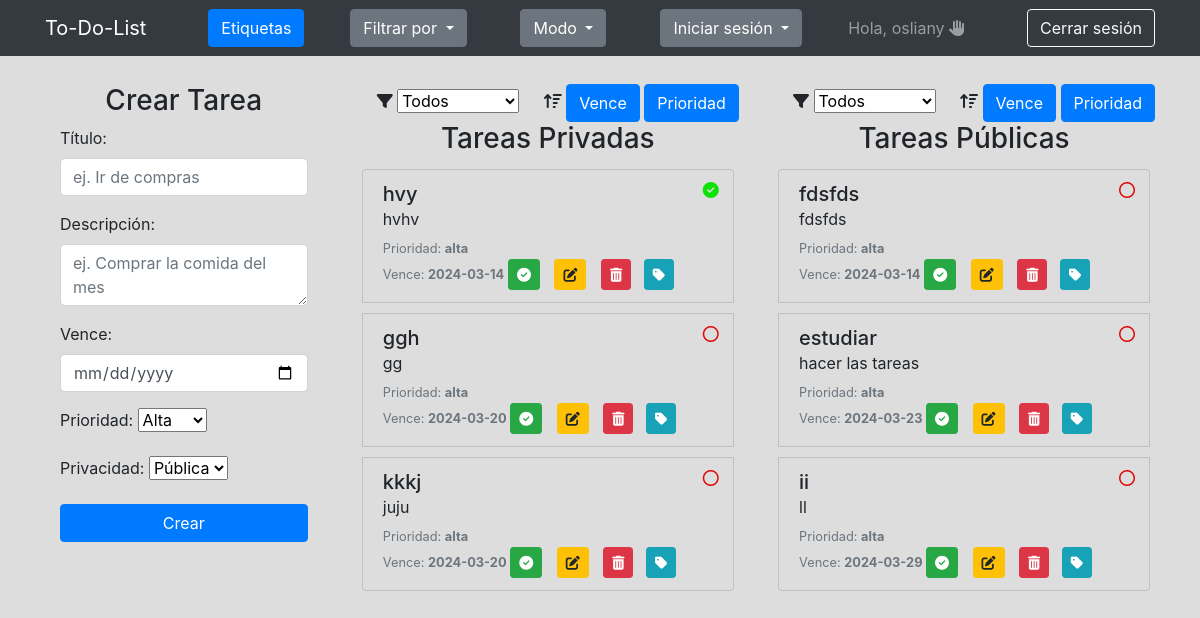
Screenshot of /tasks/list (signed in) with the database file from the repository.
### app/models.py (models this page shows, shortened)
class Task(models.Model):
    titulo = models.CharField(max_length = 30)
    descripcion = models.TextField()
    prioridad = models.CharField(max_length = 10)
    estado = models.BooleanField(default = False)
    is_public = models.BooleanField(default = False)
    vence = models.DateField(null = True)
    created = models.DateTimeField(auto_now_add=True)
    autor = models.ForeignKey(User, on_delete = models.CASCADE)

### app/views.py (the view, shortened to what this page needs)
# urls.py: path("list", views.list, name = "list"),
@login_required
def list(request):
    if request.method == 'GET':
        tags = Tag.objects.all()
        public = Task.objects.filter(is_public = True)
        private = Task.objects.filter(autor = request.user, is_public = False)
        tag_serializer = TagSerializer(tags, many=True)
        public_serializer = TaskSerializer(public, many=True)
        private_serializer = TaskSerializer(private, many=True)
        context = {
            "public" : public_serializer.data,
            "private" : private_serializer.data,
            "tags" : tag_serializer.data,
        }
        return render(request, "app/index.html", context)

### app/templates/app/index.html (shortened to what this page needs)
<!DOCTYPE html>
<html lang="es">
<head>
    {% load static %}
    <link href="{% static 'app/bootstrap-4.3.1-dist/css/bootstrap.min.css' %}" rel="stylesheet">
    <link rel="stylesheet" href="{% static 'app/css/style6.css' %}">
    <link rel="stylesheet" href="{% static 'app/font-awesome/css/all.css' %}">
</head>
<body>
    <nav class="navbar navbar-dark bg-dark">
        <div class="container">
          <a class="navbar-brand" href={% url "list" %} >To-Do-List</a>
          <a class="btn btn-primary" href={% url "tags-list" %} >Etiquetas</a>
          <div class="dropdown">
            <button class="btn btn-secondary dropdown-toggle mr-2" type="button" id="dropdownOptionsButton" data-toggle="dropdown" aria-haspopup="true" aria-expanded="false">
              Filtrar por
            </button>
          </div>
          <div class="dropdown mr-2">
            <button class="btn btn-secondary dropdown-toggle" type="button" id="dropdownThemeButton" data-toggle="dropdown" aria-haspopup="true" aria-expanded="false">
              Modo
            </button>
          </div>
          <div class="dropdown">
            <button class="btn btn-secondary dropdown-toggle" type="button" id="dropdownMenuButton" data-toggle="dropdown" aria-haspopup="true" aria-expanded="false">
              Iniciar sesión
            </button>
          </div>
          {% if user.is_authenticated %}
          <span class="navbar-text mr-3">Hola, {{ user.username }} <i id="saludo" class="fas fa-hand-paper"></i></span>
          <a href={% url 'exit' %} class="btn btn-outline-light">Cerrar sesión</a>
          {% endif %}
        </div>
    </nav>
    <main class="container mt-4" id="main">
        <div class="col-md-3" id="menu">
            <form id="taskForm">
                <h3 id="titulo_menu" class="text-xl-center">Crear Tarea</h3>
                <div class="mb-3">
                    <label for="titleInput" class="form-label">Título:</label>
                    <input placeholder="ej. Ir de compras" type="text" class="form-control text-box" id="titleInput" required name="titulo">
                </div>
                <div class="mb-3">
                    <label for="descriptionInput" class="form-label">Descripción:</label>
                    <textarea placeholder="ej. Comprar la comida del mes" class="form-control text-box" id="descriptionInput" required name="descripcion"></textarea>
                </div>
                <div class="mb-3">
                    <label type="date" for="dueDateInput" class="form-label">Vence:</label>
                    <input type="date" class="form-control text-box" id="dueDateInput" required name="vence">
                </div>
                <div class="mb-3">
                    <label for="priorityInput" class="form-label">Prioridad:</label>
                    <select class="form-select text-box" id="priorityInput" required name="prioridad">
                        <option value="alta">Alta</option>
                    </select>
                </div>
                <div class="mb-3">
                    <label for="isPublicInput" class="form-label">Privacidad:</label>
                    <select class="form-select text-box" id="isPublicInput" required name="is_public">
                        <option value=True>Pública</option>
                    </select>
                </div>
            </form>
            <button onclick="enviar()" class="btn btn-primary w-100" id="btn_cambiante">Crear</button>
        </div>
        <div id="tareas">
            <div id="filtros">
                <div id="show" class="filtro-item">
                    <label for="filterSelect">
                        <i class="fas fa-filter"></i>
                    </label>
                    <select id="filterSelect">
                        <option value="todos">Todos</option>
                    </select>
                </div>
                <div id="sort" class="filtro-item">
                    <i class="fas fa-sort-amount-up"></i>
                    <button data-toggle="tooltip" title="ordena por fecha de vencimiento" type="button" class="btn btn-primary" id="sortByDueDateBtn">Vence</button>
                    <button data-toggle="tooltip" title="ordena por prioridad" type="button" class="btn btn-primary" id="sortByPriorityBtn">Prioridad</button>
                </div>
            </div>
            <h3 class="centrar">Tareas Privadas</h3>
            <div id="taskList" class="list-group">
                {% for i in private %}
                <div class="list-group-item" data-titulo="{{i.titulo}}" data-descripcion="{{i.descripcion}}" data-due-date="{{ i.vence }}" data-priority="{{ i.prioridad }}" data-completed="{{i.estado}}"
                    data-id="{{ i.id }}">
                    <h5 class="mb-1 title-list inline">{{ i.titulo }}</h5>
                    {% if i.estado %}
                    <i class="fas fa-check-circle completed"></i>
                    {% else %}
                    <i class="far fa-circle no-completed"></i>
                    {% endif %}
                    <p class="mb-1">{{ i.descripcion }}</p>
                    <small class="text-muted">Prioridad: <b>{{ i.prioridad }}</b> </small>
                    <br>
                    <small class="text-muted">Vence: <b>{{ i.vence }}</b> </small>
                    <button onclick="completar({{i.id}})" class="btn btn-sm btn-success float-end complete-btn"><i
                            class="fas fa-check-circle"></i></button>
                    <button type="button" onclick="actualizar({{i.id}})" class="margen btn btn-sm btn-warning float-end edit-btn"><i
                        class="fas fa-edit"></i></button>
                    <button onclick="eliminar({{i.id}})" class="btn btn-sm btn-danger float-end delete-btn"><i
                        class="fas fa-trash-alt"></i></button>
                    <a href={% url 'tags_task' i.id %} class="btn btn-sm btn-info float-end ml-2"><i
                       class="fas fa-tag"></i></a>
                </div>
                {% endfor %}
            </div>
        </div>
        <div id="tareas-public">
            <div id="filtros-public">
                <div id="show-public" class="filtro-item">
                    <label for="filterSelect-public">
                        <i class="fas fa-filter"></i>
                    </label>
                    <select id="filterSelect-public">
                        <option value="todos">Todos</option>
                    </select>
                </div>
                <div id="sort-public" class="filtro-item">
                    <i class="fas fa-sort-amount-up"></i>
                    <button data-toggle="tooltip" title="ordena por fecha de vencimiento" type="button" class="btn btn-primary" id="sortByDueDateBtn-public">Vence</button>
                    <button data-toggle="tooltip" title="ordena por prioridad" type="button" class="btn btn-primary" id="sortByPriorityBtn-public">Prioridad</button>
                </div>
            </div>
            <h3 class="centrar">Tareas Públicas</h3>
            <div id="taskList-public" class="list-group">
                {% for i in public %}
                <div class="list-group-item" data-titulo="{{i.titulo}}" data-descripcion="{{i.descripcion}}" data-due-date="{{ i.vence }}" data-priority="{{ i.prioridad }}" data-completed="{{i.estado}}"
                    data-id="{{ i.id }}">
                    <h5 class="mb-1 title-list inline">{{ i.titulo }}</h5>
                    {% if i.estado %}
                        <i class="fas fa-check-circle completed"></i>
                    {% else %}
                        <i class="far fa-circle no-completed"></i>
                    {% endif %}
                    <p class="mb-1">{{ i.descripcion }}</p>
                    <small class="text-muted">Prioridad: <b>{{ i.prioridad }}</b> </small>
                    <br>
                    <small class="text-muted">Vence: <b>{{ i.vence }}</b> </small>
                    <button onclick="completar({{i.id}})" class="btn btn-sm btn-success float-end complete-btn"><i
                            class="fas fa-check-circle"></i></button>
                    <button onclick="actualizar({{i.id}})" class="margen btn btn-sm btn-warning float-end edit-btn"><i
                            class="fas fa-edit"></i></button>
                    <button onclick="eliminar({{i.id}})" class="btn btn-sm btn-danger float-end delete-btn"><i
                            class="fas fa-trash-alt"></i></button>
                    <a href={% url 'tags_task' i.id %} class="btn btn-sm btn-info float-end ml-2"><i
                            class="fas fa-tag"></i></a>
                </div>
                {% endfor %}
            </div>
        </div>
    </main>
</body>
</html>

### app/static/app/css/style6.css (style rules this page uses)
body { padding-top: 60px; background-color: #ddd; }
.filtro-item { display: inline; margin-left: 20px; }
#main { display: flex; justify-content: space-between; }
.centrar { text-align: center; }
.margen { margin: 0 10px; }
.list-group-item { background-color: #ddd; margin: 5px; }
.no-completed { width: 10px; height: 10px; float: right; color: rgb(226, 6, 6); }
.completed { width: 10px; height: 10px; float: right; color: rgb(13, 226, 6) !important; }
.inline { display: inline; }
.navbar { position: fixed; top: 0; width: 100%; z-index: 1; }
.sacudir { animation: shake 1s ease-in-out forwards; }

### rows the page displays
Task: titulo "hvy", descripcion "hvhv"
Task: titulo "ggh", descripcion "gg"
Task: titulo "kkkj", descripcion "juju"
Task: titulo "fdsfds", descripcion "fdsfds"
Task: titulo "estudiar", descripcion "hacer las tareas"
Task: titulo "ii", descripcion "ll", prioridad "alta", vence "2024-03-29"

### other values shown
{{ user.username }} "osliany"
{{ i.prioridad }} "alta" "alta" "alta"
{{ i.vence }} "2024-03-14" "2024-03-20" "2024-03-20"
{{ i.prioridad }} "alta" "alta"
{{ i.vence }} "2024-03-14" "2024-03-23"
